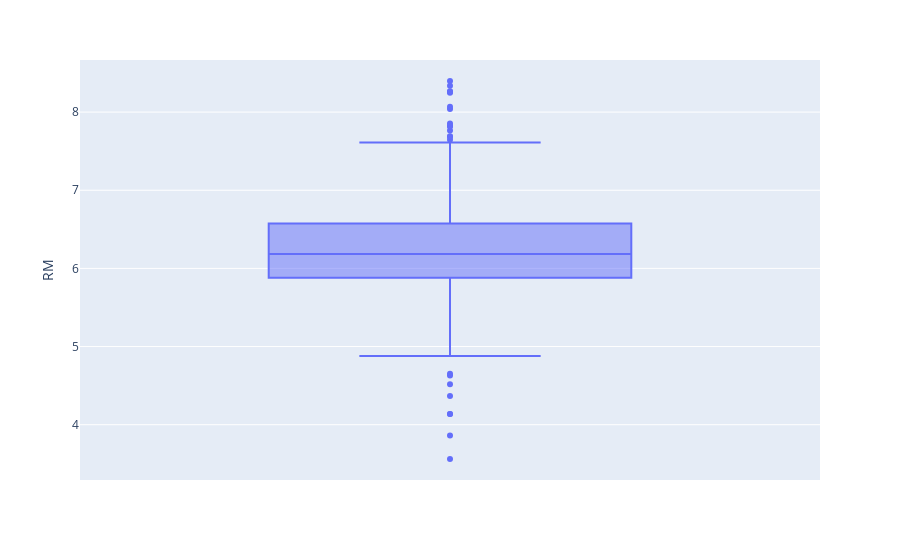

Notebook code for this chart:
### Code cell
boxplot = px.box(df, y="RM")
boxplot.show()

### Figure 1 — Plotly figure (JSON) as saved in the notebook; plotly's stock layout.template omitted (floating-point values rounded to 4 significant figures; data arrays with more than 128 entries replaced by an {"elided": "..."} marker saying what was removed)
{"data": [{"alignmentgroup": "True", "hovertemplate": "RM=%{y}<extra></extra>", "legendgroup": "", "marker": {"color": "#636efa"}, "name": "", "notched": false, "offsetgroup": "", "orientation": "v", "showlegend": false, "type": "box", "x0": " ", "xaxis": "x", "y": {"elided": "489 float values"}, "y0": " ", "yaxis": "y"}], "layout": {"autosize": true, "boxmode": "group", "legend": {"tracegroupgap": 0}, "margin": {"t": 60}, "xaxis": {"anchor": "y", "autorange": true, "domain": [0, 1], "range": [-0.5, 0.5], "type": "category"}, "yaxis": {"anchor": "x", "autorange": true, "domain": [0, 1], "range": [3.292, 8.667], "title": {"text": "RM"}, "type": "linear"}}}
